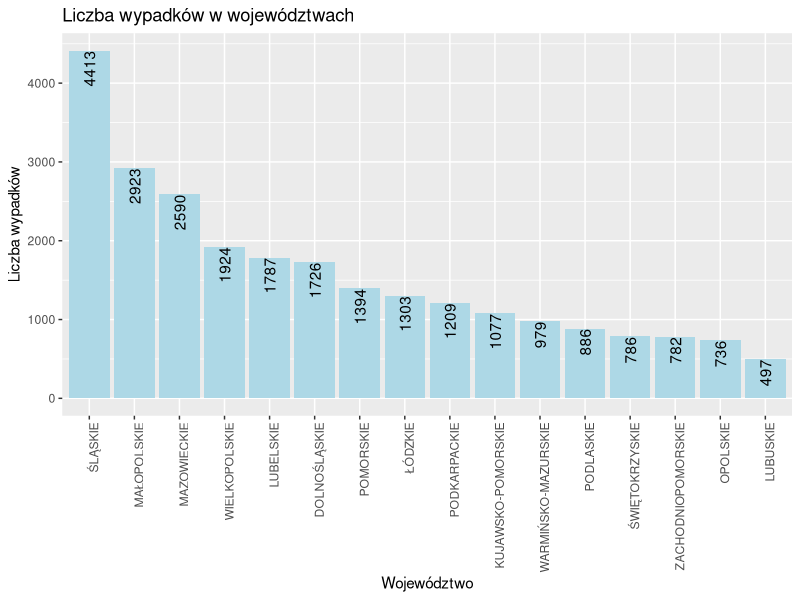
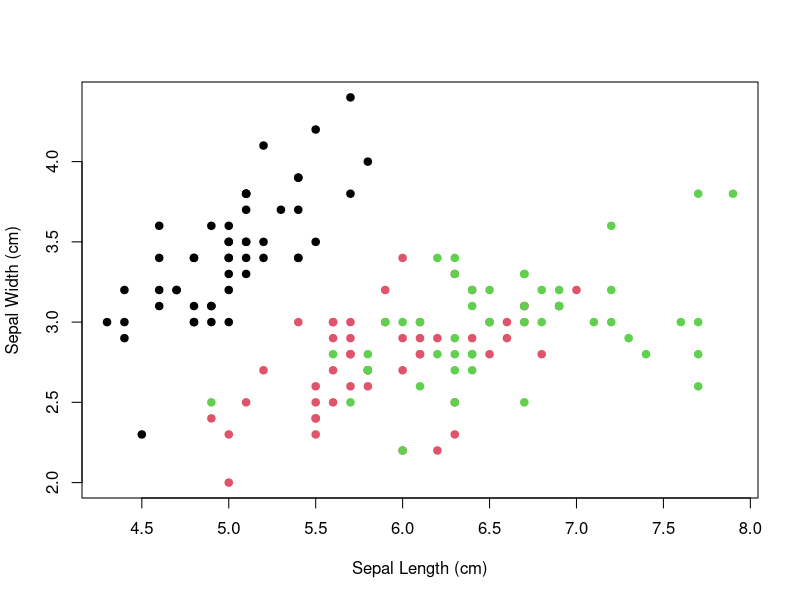

Recreate these plots in R, in order.
## ---- chunk 1
knitr::opts_chunk$set(echo = FALSE)
## ---- chunk 2
library(ggplot2) 
library(knitr)
library(dplyr)
library(sf)
library(rnaturalearth)
library(rnaturalearthdata)

wypadki_dane <- read.csv("wypadki.csv") #Wczytanie pliku csv

#Rozdzielenie ramki danych na poszczególne elementy
wojewodztwo <- data.frame(wypadki_dane$Wojewodztwo)
typ_podmiotu <-data.frame( wypadki_dane$TypPodmiotu)
rodzaj_wypadku <- data.frame(wypadki_dane$RodzajWypadku)
przyczyna <- data.frame(wypadki_dane$RodzajWypadku)
miejsce <- data.frame(wypadki_dane$MiejsceWypadku)
rodzaj_zajec <- data.frame(wypadki_dane$RodzajZajec)
liczba_wypadkow <- data.frame(wypadki_dane$Liczba.Wypadkow)

#Porównanie ilości wypadków w podziale na województwa
suma_wojewodztwa <- aggregate(Liczba.Wypadkow ~ Wojewodztwo, data = wypadki_dane, FUN = sum)
#Wykres przedstawiający ilość wypadków w poszczególnych województwach
ggplot(suma_wojewodztwa, aes(x = reorder(Wojewodztwo, -Liczba.Wypadkow), y = Liczba.Wypadkow)) + #Sortowanie malejąco
geom_bar(stat = "identity", fill = "lightblue") + #Kolumny, typ oraz kolor
geom_text(aes(label=Liczba.Wypadkow), angle = 90, hjust = 1, vjust = 0.5) + #Etykiety liczby wypadków
theme(axis.text.x = element_text(angle = 90, hjust = 1)) + #Etykiety Województw
labs(title = "Liczba wypadków w województwach", x = "Województwo", y = "Liczba wypadków") #Tytuł oraz nazwy osi

## ---- chunk 3
#TOP 10 PRZYCZYN WYPADKÓW w woj. Śląskim
slaskie_dane <- subset(wypadki_dane, Wojewodztwo == "ŚLĄSKIE")
top_przyczyny <- aggregate(Liczba.Wypadkow ~ PrzyczynaWypadku, data = slaskie_dane, FUN = sum)
top10_przyczyny <- head(top_przyczyny[order(-top_przyczyny$Liczba.Wypadkow), ], 10)
top10_przyczyny$ID <- seq_len(nrow(top10_przyczyny))
top10_przyczyny <- top10_przyczyny[, c("ID", "PrzyczynaWypadku", "Liczba.Wypadkow")]

kable(top10_przyczyny,row.names = F, 
      col.names = c("Poz.", "Przyczyna", "Ilość"))
## ---- chunk 4
data <- iris

plot(x = data$Sepal.Length, 
     y = data$Sepal.Width, 
     col = data$Species,
     pch = 19, 
     xlab = "Sepal Length (cm)",
     ylab = "Sepal Width (cm)")

## ---- chunk 5
knitr::write_bib(c('knitr','rmarkdown','posterdown','pagedown'), 'packages.bib')
